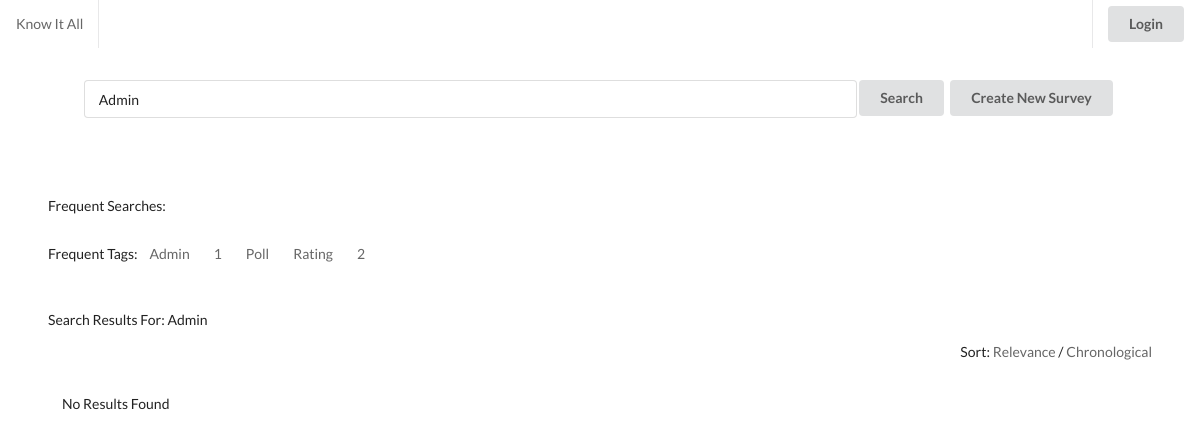
The page /www/knowitall/search-results.php?search=Admin on the database its author committed.
### tables this page shows
CREATE TABLE `frequent_tag` (
  `tag` varchar(45) NOT NULL,
  `freq` int(45) NOT NULL
);

### www/knowitall/search-results.php (the view, shortened to what this page needs)
<?php
  include("database-connector.php");
?>
<!DOCTYPE html>
<html lang="en">
  <head>
    <?php include("all-css.php");?>
  </head>
  <body>
    <?php include("small-header.php") ?>
    <form class="ui form search-bar custom-pad-hor master-center custom-pad-vert" action="search-results.php" method="get" id="search">
      <input class="custom-margin-bot-small" type="text" name="search" value="<?php echo $_GET['search'] ?>" required="true">
      <button class="ui button" type="submit" form="search" value="Submit">Search</button>
      <button class="ui button link-btn"><a href="create.php">Create New Survey</a></button>
    </form>
    <div class="ui grid">
       <div class="row custom-pad-hor">
        <span>Frequent Searches: </span>
      </div>
      <div class="row custom-pad-hor custom-margin-bot-small">
        <span>Frequent Tags: </span>
        <?php
          $sql = $conn->prepare("SELECT * FROM frequent_tag ORDER BY freq DESC LIMIT 5;");
          $sql->execute();
          $ans = $sql->get_result();
          for($i = 0; $i < $ans->num_rows; $i++){
            $row = $ans->fetch_assoc();
            echo "<a href=\"search-results.php?search=".$row['tag']."\"><span class=\"custom-pad-hor-small\">".$row['tag']."</span></a>";
          }
        ?>
      </div>
    </div>
    <span class="custom-pad-vert custom-pad-hor">Search Results For: <?php echo $_GET['search'] ?></span>
    <div class="float-right custom-pad-hor custom-pad-vert">
      <span class="disinline">Sort:</span>
      <a class="disinline" href="search-results.php?sort=relevance&search=<?php echo $_GET['search'] ?>">Relevance</a>
      <span>/</span>
      <a class="disinline" href="search-results.php?sort=chronological&search=<?php echo $_GET['search'] ?>">Chronological</a>
    </div>
    <ul class="clearfloat">
      <?php include("show-results.php") ?>
    </ul>
  </body>
</html>

### www/knowitall/style.css (style rules this page uses)
ul { list-style: none; padding: 0; margin: 14px }
a:not(.signup-link) { display: block; }
a { color: rgba(0, 0, 0, 0.6) }
.search-bar input[type="text"] { width: 70% !important; }
.float-right { float: right }
.master-center { margin: 0 auto !important; text-align: center !important; }
.link-btn { padding: 0 !important; }
.link-btn a { padding: .78571429em 1.5em; }
.disinline { display: inline !important; }
.clearfloat { clear: both !important; }
.custom-pad-hor { padding-left: 4vw !important; padding-right: 4vw !important; }
.custom-pad-hor-small { padding-left: 1vw !important; padding-right: 1vw !important; }
.custom-pad-vert { padding-top: 4vh !important; padding-bottom: 4vh !important; }
.custom-margin-bot-small { margin-bottom: 4vh !important; }
.ui.grid { margin: 0; }
.ui.form { margin-bottom: 4em; }

### rows shown on the page
frequent_tag: tag "Admin"
frequent_tag: tag "1"
frequent_tag: tag "Poll"
frequent_tag: tag "Rating"
frequent_tag: tag "2"

### other values the page prints
$_GET['search'] "Admin"
